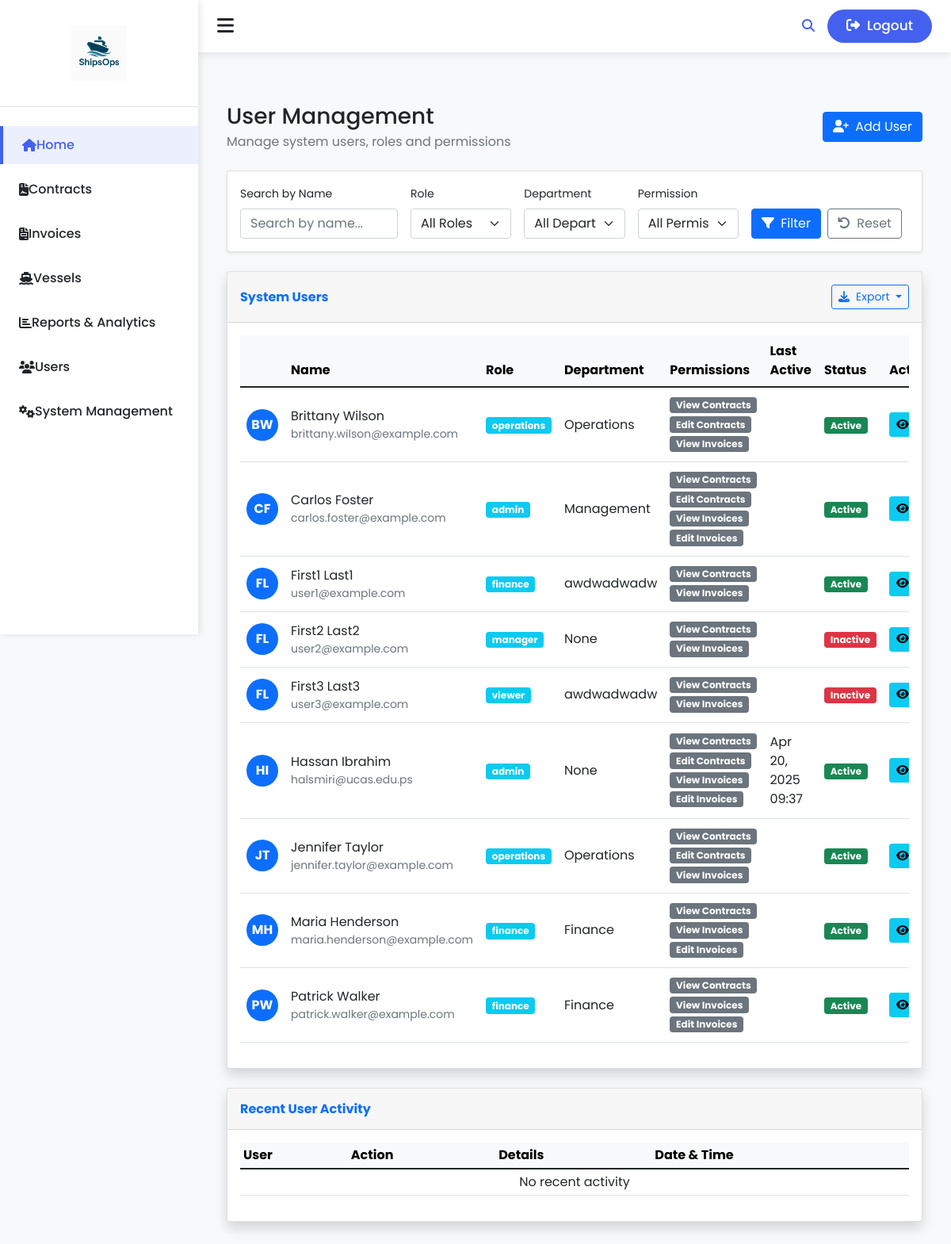
The app's page /users/ (signed in) with its own data.
### ShipsAuth/models.py (models this page shows, shortened)
class UserProfile(models.Model):
    user = models.OneToOneField('auth.User', on_delete=models.CASCADE, related_name='ops_profile')
    role = models.ForeignKey(UserRole, on_delete=models.SET_NULL, null=True, blank=True)
    department = models.CharField(max_length=100, null=True, blank=True)
    can_view_contracts = models.BooleanField(default=True)
    can_edit_contracts = models.BooleanField(default=False)
    can_view_invoices = models.BooleanField(default=True)
    can_edit_invoices = models.BooleanField(default=False)

class UserRole(models.Model):
    ROLE_CHOICES = (
        ('admin', 'Administrator'),
        ('finance', 'Finance Department'),
        ('manager', 'Head Manager'),
        ('operations', 'Operations Staff'),
        ('viewer', 'Read-only User'),
    )
    name = models.CharField(max_length=50, choices=ROLE_CHOICES)
    description = models.TextField(null=True, blank=True)
    created_at = models.DateTimeField(auto_now_add=True)
    updated_at = models.DateTimeField(auto_now=True)

### ShipsAuth/views.py (the view, shortened to what this page needs)
# urls.py: path('users/', user_list, name='user_list'),
@login_required
def user_list(request):
    user_profiles = UserProfile.objects.select_related('user', 'role').all().order_by('user__first_name')
    roles = UserRole.objects.all()
    departments = UserProfile.objects.values_list('department', flat=True).distinct()
    name_filter = request.GET.get('name', '')
    role_filter = request.GET.get('role', '')
    department_filter = request.GET.get('department', '')
    permission_filter = request.GET.get('permission', '')
    if role_filter:
        user_profiles = user_profiles.filter(role_id=role_filter)
    if department_filter:
        user_profiles = user_profiles.filter(department=department_filter)
    paginator = Paginator(user_profiles, 15)  # Show 15 users per page
    page = request.GET.get('page')
    users = paginator.get_page(page)
    activity_logs = [
        {
            'user': user.user,
            'action': 'Logged in',
            'details': 'User logged in from 192.168.1.1',
            'timestamp': user.user.last_login,
        }
        for user in user_profiles[:5] if user.user.last_login
    ]
    context = {
        'users': users,
        'roles': roles,
        'departments': departments,
        'activity_logs': activity_logs,
        'name_filter': name_filter,
        'role_filter': role_filter,
        'department_filter': department_filter,
        'permission_filter': permission_filter,
    }
    return render(request, 'ShipsAuth/user_list.html', context)

### templates/ShipsAuth/user_list.html (shortened to what this page needs)
{% extends "base.html" %}
{% block content %}
<div class="container-fluid py-4">
  <div class="d-flex justify-content-between align-items-center mb-4">
    <div>
      <h2 class="h3 mb-0 text-gray-800">User Management</h2>
      <p class="text-muted mt-1 mb-0">Manage system users, roles and permissions</p>
    </div>
    <div>
      <button class="btn btn-primary" data-bs-toggle="modal" data-bs-target="#addUserModal">
        <i class="fas fa-user-plus me-2"></i>Add User
      </button>
    </div>
  </div>
  <div class="card shadow-sm mb-4">
    <div class="card-body p-3">
      <form id="user-filter-form" class="row g-3 align-items-end" action="" method="GET">
        <div class="col-md-3">
          <label for="name-search" class="form-label small">Search by Name</label>
          <input type="text" class="form-control" id="name-search" name="name" placeholder="Search by name..." value="{{ name_filter }}">
        </div>
        <div class="col-md-2">
          <label for="role-filter" class="form-label small">Role</label>
          <select class="form-select" id="role-filter" name="role">
            <option value="">All Roles</option>
          </select>
        </div>
        <div class="col-md-2">
          <label for="department-filter" class="form-label small">Department</label>
          <select class="form-select" id="department-filter" name="department">
            <option value="">All Departments</option>
          </select>
        </div>
        <div class="col-md-2">
          <label for="permission-filter" class="form-label small">Permission</label>
          <select class="form-select" id="permission-filter" name="permission">
            <option value="">All Permissions</option>
          </select>
        </div>
        <div class="col-md-3">
          <div class="d-flex gap-2">
            <button type="submit" class="btn btn-primary">
              <i class="fas fa-filter me-1"></i> Filter
            </button>
            <a href="{{ request.path }}" class="btn btn-outline-secondary">
              <i class="fas fa-undo me-1"></i> Reset
            </a>
          </div>
        </div>
      </form>
    </div>
  </div>
  <div class="card shadow mb-4">
    <div class="card-header py-3 d-flex justify-content-between align-items-center">
      <h6 class="m-0 fw-bold text-primary">System Users</h6>
      <div class="dropdown">
        <button class="btn btn-sm btn-outline-primary dropdown-toggle" type="button" id="exportDropdown" data-bs-toggle="dropdown" aria-expanded="false">
          <i class="fas fa-download me-1"></i> Export
        </button>
      </div>
    </div>
    <div class="card-body">
      <div class="table-responsive">
        <table class="table table-hover align-middle user-table">
          <thead class="table-light">
            <tr>
              <th scope="col" style="width: 60px;"></th>
              <th scope="col">Name</th>
              <th scope="col">Role</th>
              <th scope="col">Department</th>
              <th scope="col">Permissions</th>
              <th scope="col">Last Active</th>
              <th scope="col">Status</th>
              <th scope="col" style="width: 130px;">Actions</th>
            </tr>
          </thead>
          <tbody>
            {% for user in users %}
            <tr>
              <td class="text-center">
                {% if user.profile_image %}
                <img src="{{ user.profile_image.url }}" alt="{{ user.user.get_full_name }}" class="rounded-circle" width="40" height="40">
                {% else %}
                <div class="avatar bg-primary rounded-circle text-center">
                  <span class="text-white">{{ user.user.first_name|first }}{{ user.user.last_name|first }}</span>
                </div>
                {% endif %}
              </td>
              <td>
                <div class="d-flex flex-column">
                  <span class="fw-medium">{{ user.user.get_full_name }}</span>
                  <span class="small text-muted">{{ user.user.email }}</span>
                </div>
              </td>
              <td>
                <span class="badge bg-info">{{ user.role.name }}</span>
              </td>
              <td>{{ user.department }}</td>
              <td>
                <div class="d-flex flex-wrap gap-1">
                  {% if user.can_view_contracts %}
                  <span class="badge bg-secondary">View Contracts</span>
                  {% endif %}
                  {% if user.can_edit_contracts %}
                  <span class="badge bg-secondary">Edit Contracts</span>
                  {% endif %}
                  {% if user.can_view_invoices %}
                  <span class="badge bg-secondary">View Invoices</span>
                  {% endif %}
                  {% if user.can_edit_invoices %}
                  <span class="badge bg-secondary">Edit Invoices</span>
                  {% endif %}
                </div>
              </td>
              <td>{{ user.user.last_login|date:"M d, Y H:i" }}</td>
              <td>
                {% if user.user.is_active %}
                <span class="badge bg-success">Active</span>
                {% else %}
                <span class="badge bg-danger">Inactive</span>
                {% endif %}
              </td>
              <td>
                <div class="btn-group" role="group">
                  <button type="button" class="btn btn-sm btn-info view-user" data-id="{{ user.id }}">
                    <i class="fas fa-eye"></i>
                  </button>
                </div>
              </td>
            </tr>
            {% empty %}
            <tr>
              <td colspan="8" class="text-center py-4">No users found</td>
            </tr>
            {% endfor %}
          </tbody>
        </table>
      </div>
    </div>
  </div>
  <div class="card shadow mb-4">
    <div class="card-header py-3">
      <h6 class="m-0 fw-bold text-primary">Recent User Activity</h6>
    </div>
    <div class="card-body">
      <div class="table-responsive">
        <table class="table table-sm table-hover">
          <thead class="table-light">
            <tr>
              <th>User</th>
              <th>Action</th>
              <th>Details</th>
              <th>Date & Time</th>
            </tr>
          </thead>
          <tbody>
            {% for log in activity_logs %}
            <tr>
              <td>{{ log.user.get_full_name }}</td>
              <td>{{ log.action }}</td>
              <td>{{ log.details }}</td>
              <td>{{ log.timestamp|date:"M d, Y H:i" }}</td>
            </tr>
            {% empty %}
            <tr>
              <td colspan="4" class="text-center">No recent activity</td>
            </tr>
            {% endfor %}
          </tbody>
        </table>
      </div>
    </div>
  </div>
</div>
{% endblock %}

### static/css/style.css (style rules this page uses)
:root { --dark-color: #000; --blue-color: #8cd0e3; --pink-color: #e78eca; --section-color: #fff; }
body { font-family: "Cairo", sans-serif; }

### templates/base.html (style rules this page uses)
:root { --primary-color: #4361ee; --secondary-color: #3f37c9; --accent-color: #f72585; --light-color: #f8f9fa; --dark-color: #212529; --sidebar-width: 250px; }
body { font-family: 'Poppins', sans-serif; background-color: #f8f9fa; display: flex; min-height: 100vh; }

### templates/ShipsAuth/user_list.html (style rules this page uses)
.avatar { width: 40px; height: 40px; display: flex; align-items: center; justify-content: center; font-weight: bold; }
.user-table td { padding-top: 0.75rem; padding-bottom: 0.75rem; }

### records on screen
UserProfile: user.first_name|first "B", user.last_name|first "W", user.get_full_name "Brittany Wilson", user.email "brittany.wilson@example.com", role.name "operations", department "Operations", can_view_contracts "View Contracts", can_edit_contracts "Edit Contracts", can_view_invoices "View Invoices", shows "Active"
UserProfile: user.first_name|first "C", user.last_name|first "F", user.get_full_name "Carlos Foster", user.email "carlos.foster@example.com", role.name "admin", department "Management", can_view_contracts "View Contracts", can_edit_contracts "Edit Contracts", can_view_invoices "View Invoices", can_edit_invoices "Edit Invoices", shows "Active"
UserProfile: user.first_name|first "F", user.last_name|first "L", user.get_full_name "First1 Last1", user.email "user1@example.com", role.name "finance", department "awdwadwadw", can_view_contracts "View Contracts", can_view_invoices "View Invoices", shows "Active"
UserProfile: user.first_name|first "F", user.last_name|first "L", user.get_full_name "First2 Last2", user.email "user2@example.com", role.name "manager", department "None", can_view_contracts "View Contracts", can_view_invoices "View Invoices", shows "Inactive"
UserProfile: user.first_name|first "F", user.last_name|first "L", user.get_full_name "First3 Last3", user.email "user3@example.com", role.name "viewer", department "awdwadwadw", can_view_contracts "View Contracts", can_view_invoices "View Invoices", shows "Inactive"
UserProfile: user.first_name|first "H", user.last_name|first "I", user.get_full_name "Hassan Ibrahim", user.email "halsmiri@ucas.edu.ps", role.name "admin", department "None", can_view_contracts "View Contracts", can_edit_contracts "Edit Contracts", can_view_invoices "View Invoices", can_edit_invoices "Edit Invoices", user.last_login "Apr 20, 2025 09:37", shows "Active"
UserProfile: user.first_name|first "J", user.last_name|first "T", user.get_full_name "Jennifer Taylor", user.email "jennifer.taylor@example.com", role.name "operations", department "Operations", can_view_contracts "View Contracts", can_edit_contracts "Edit Contracts", can_view_invoices "View Invoices", shows "Active"
UserProfile: user.first_name|first "M", user.last_name|first "H", user.get_full_name "Maria Henderson", user.email "maria.henderson@example.com", role.name "finance", department "Finance", can_view_contracts "View Contracts", can_view_invoices "View Invoices", can_edit_invoices "Edit Invoices", shows "Active"
UserProfile: user.first_name|first "P", user.last_name|first "W", user.get_full_name "Patrick Walker", user.email "patrick.walker@example.com", role.name "finance", department "Finance", can_view_contracts "View Contracts", can_view_invoices "View Invoices", can_edit_invoices "Edit Invoices", shows "Active"
